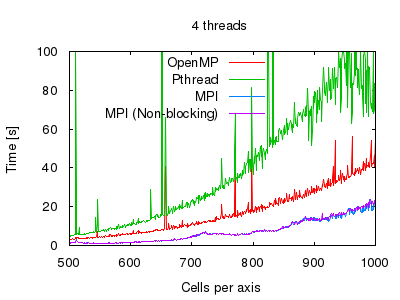

gnuplot code for this plot:
set terminal png truecolor size 400,300 font "Helvetica" 10
set out "tests_perf_4.png"
set key top left
set xlabel "Cells per axis"
set ylabel "Time [s]"
set title "4 threads"
set xrange [500:1000]
set yrange [0:100]
plot \
    "tests_perf_4.tsv" using 1:2 title "OpenMP" with lines lw 1, \
    "tests_perf_4.tsv" using 1:3 title "Pthread" with lines lw 1, \
    "tests_perf_4.tsv" using 1:4 title "MPI" with lines lw 1, \
    "tests_perf_4.tsv" using 1:5 title "MPI (Non-blocking)" with lines lw 1

set logscale xy
set xrange [*:*]
set yrange [*:*]
set out "tests_perf2_4.png"
replot
